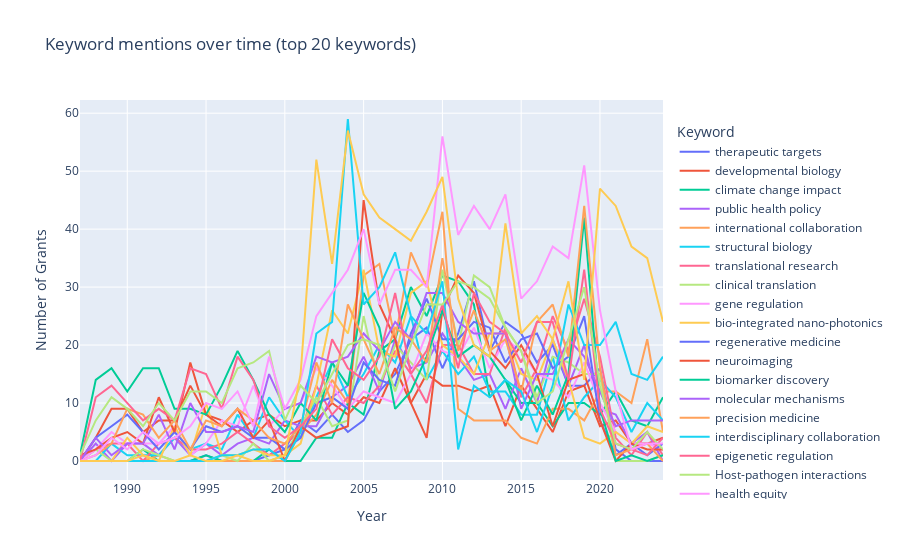

The cell this chart's notebook holds for it:
### Code cell
# pivot to wide format: rows = year, cols = keyword
df_pivot = df_kw_time.pivot(index='year', columns='term', values='count').fillna(0).sort_index()
present_terms = [t for t in selected_terms if t in df_pivot.columns]

# line plot (one line per keyword)
fig_kw_time = px.line(
    df_pivot.reset_index(),
    x='year',
    y=present_terms,
    labels={'value': 'Number of Grants', 'variable': 'Keyword', 'year': 'Year'},
    title=f'Keyword mentions over time (top {len(present_terms)} keywords)'
)
fig_kw_time.update_layout(legend=dict(orientation='v', yanchor='top', y=0.95, xanchor='left', x=1.02))
fig_kw_time.show()

### Figure 1 — Plotly figure (JSON) as saved in the notebook; plotly's stock layout.template omitted (floating-point values rounded to 4 significant figures)
{"data": [{"hovertemplate": "Keyword=therapeutic targets<br>Year=%{x}<br>Number of Grants=%{y}<extra></extra>", "legendgroup": "therapeutic targets", "line": {"color": "#636efa", "dash": "solid"}, "marker": {"symbol": "circle"}, "mode": "lines", "name": "therapeutic targets", "orientation": "v", "showlegend": true, "type": "scatter", "x": [1987, 1988, 1989, 1990, 1991, 1992, 1993, 1994, 1995, 1996, 1997, 1998, 1999, 2000, 2001, 2002, 2003, 2004, 2005, 2006, 2007, 2008, 2009, 2010, 2011, 2012, 2013, 2014, 2015, 2016, 2017, 2018, 2019, 2020, 2021, 2022, 2023, 2024], "xaxis": "x", "y": [0.0, 0.0, 0.0, 0.0, 0.0, 0.0, 0.0, 0.0, 1.0, 0.0, 0.0, 0.0, 1.0, 2.0, 7.0, 5.0, 8.0, 5.0, 7.0, 12.0, 15.0, 21.0, 23.0, 16.0, 22.0, 31.0, 19.0, 24.0, 22.0, 17.0, 20.0, 13.0, 13.0, 16.0, 2.0, 0.0, 0.0, 0.0], "yaxis": "y"}, {"hovertemplate": "Keyword=developmental biology<br>Year=%{x}<br>Number of Grants=%{y}<extra></extra>", "legendgroup": "developmental biology", "line": {"color": "#EF553B", "dash": "solid"}, "marker": {"symbol": "circle"}, "mode": "lines", "name": "developmental biology", "orientation": "v", "showlegend": true, "type": "scatter", "x": [1987, 1988, 1989, 1990, 1991, 1992, 1993, 1994, 1995, 1996, 1997, 1998, 1999, 2000, 2001, 2002, 2003, 2004, 2005, 2006, 2007, 2008, 2009, 2010, 2011, 2012, 2013, 2014, 2015, 2016, 2017, 2018, 2019, 2020, 2021, 2022, 2023, 2024], "xaxis": "x", "y": [0.0, 4.0, 9.0, 9.0, 5.0, 7.0, 7.0, 13.0, 8.0, 7.0, 5.0, 7.0, 8.0, 6.0, 7.0, 7.0, 10.0, 8.0, 11.0, 10.0, 16.0, 10.0, 15.0, 13.0, 13.0, 12.0, 13.0, 6.0, 13.0, 9.0, 5.0, 12.0, 13.0, 6.0, 7.0, 3.0, 3.0, 4.0], "yaxis": "y"}, {"hovertemplate": "Keyword=climate change impact<br>Year=%{x}<br>Number of Grants=%{y}<extra></extra>", "legendgroup": "climate change impact", "line": {"color": "#00cc96", "dash": "solid"}, "marker": {"symbol": "circle"}, "mode": "lines", "name": "climate change impact", "orientation": "v", "showlegend": true, "type": "scatter", "x": [1987, 1988, 1989, 1990, 1991, 1992, 1993, 1994, 1995, 1996, 1997, 1998, 1999, 2000, 2001, 2002, 2003, 2004, 2005, 2006, 2007, 2008, 2009, 2010, 2011, 2012, 2013, 2014, 2015, 2016, 2017, 2018, 2019, 2020, 2021, 2022, 2023, 2024], "xaxis": "x", "y": [0.0, 0.0, 0.0, 0.0, 2.0, 0.0, 0.0, 0.0, 1.0, 0.0, 0.0, 0.0, 2.0, 0.0, 0.0, 4.0, 4.0, 10.0, 8.0, 19.0, 21.0, 30.0, 25.0, 32.0, 31.0, 27.0, 11.0, 14.0, 10.0, 10.0, 6.0, 10.0, 10.0, 8.0, 12.0, 7.0, 6.0, 11.0], "yaxis": "y"}, {"hovertemplate": "Keyword=public health policy<br>Year=%{x}<br>Number of Grants=%{y}<extra></extra>", "legendgroup": "public health policy", "line": {"color": "#ab63fa", "dash": "solid"}, "marker": {"symbol": "circle"}, "mode": "lines", "name": "public health policy", "orientation": "v", "showlegend": true, "type": "scatter", "x": [1987, 1988, 1989, 1990, 1991, 1992, 1993, 1994, 1995, 1996, 1997, 1998, 1999, 2000, 2001, 2002, 2003, 2004, 2005, 2006, 2007, 2008, 2009, 2010, 2011, 2012, 2013, 2014, 2015, 2016, 2017, 2018, 2019, 2020, 2021, 2022, 2023, 2024], "xaxis": "x", "y": [0.0, 3.0, 0.0, 3.0, 3.0, 1.0, 4.0, 1.0, 3.0, 1.0, 3.0, 4.0, 3.0, 7.0, 6.0, 6.0, 11.0, 13.0, 18.0, 12.0, 21.0, 16.0, 17.0, 22.0, 18.0, 14.0, 15.0, 9.0, 16.0, 10.0, 21.0, 13.0, 20.0, 9.0, 8.0, 3.0, 5.0, 0.0], "yaxis": "y"}, {"hovertemplate": "Keyword=international collaboration<br>Year=%{x}<br>Number of Grants=%{y}<extra></extra>", "legendgroup": "international collaboration", "line": {"color": "#FFA15A", "dash": "solid"}, "marker": {"symbol": "circle"}, "mode": "lines", "name": "international collaboration", "orientation": "v", "showlegend": true, "type": "scatter", "x": [1987, 1988, 1989, 1990, 1991, 1992, 1993, 1994, 1995, 1996, 1997, 1998, 1999, 2000, 2001, 2002, 2003, 2004, 2005, 2006, 2007, 2008, 2009, 2010, 2011, 2012, 2013, 2014, 2015, 2016, 2017, 2018, 2019, 2020, 2021, 2022, 2023, 2024], "xaxis": "x", "y": [0.0, 0.0, 0.0, 0.0, 0.0, 1.0, 0.0, 0.0, 0.0, 0.0, 0.0, 0.0, 0.0, 0.0, 5.0, 8.0, 14.0, 10.0, 32.0, 34.0, 21.0, 36.0, 30.0, 43.0, 9.0, 7.0, 7.0, 7.0, 4.0, 3.0, 9.0, 9.0, 7.0, 12.0, 12.0, 10.0, 21.0, 5.0], "yaxis": "y"}, {"hovertemplate": "Keyword=structural biology<br>Year=%{x}<br>Number of Grants=%{y}<extra></extra>", "legendgroup": "structural biology", "line": {"color": "#19d3f3", "dash": "solid"}, "marker": {"symbol": "circle"}, "mode": "lines", "name": "structural biology", "orientation": "v", "showlegend": true, "type": "scatter", "x": [1987, 1988, 1989, 1990, 1991, 1992, 1993, 1994, 1995, 1996, 1997, 1998, 1999, 2000, 2001, 2002, 2003, 2004, 2005, 2006, 2007, 2008, 2009, 2010, 2011, 2012, 2013, 2014, 2015, 2016, 2017, 2018, 2019, 2020, 2021, 2022, 2023, 2024], "xaxis": "x", "y": [0.0, 0.0, 3.0, 1.0, 1.0, 1.0, 4.0, 2.0, 3.0, 2.0, 8.0, 4.0, 11.0, 7.0, 4.0, 11.0, 17.0, 11.0, 15.0, 20.0, 17.0, 25.0, 14.0, 19.0, 15.0, 18.0, 12.0, 12.0, 8.0, 8.0, 18.0, 7.0, 11.0, 14.0, 11.0, 5.0, 10.0, 7.0], "yaxis": "y"}, {"hovertemplate": "Keyword=translational research<br>Year=%{x}<br>Number of Grants=%{y}<extra></extra>", "legendgroup": "translational research", "line": {"color": "#FF6692", "dash": "solid"}, "marker": {"symbol": "circle"}, "mode": "lines", "name": "translational research", "orientation": "v", "showlegend": true, "type": "scatter", "x": [1987, 1988, 1989, 1990, 1991, 1992, 1993, 1994, 1995, 1996, 1997, 1998, 1999, 2000, 2001, 2002, 2003, 2004, 2005, 2006, 2007, 2008, 2009, 2010, 2011, 2012, 2013, 2014, 2015, 2016, 2017, 2018, 2019, 2020, 2021, 2022, 2023, 2024], "xaxis": "x", "y": [0.0, 2.0, 3.0, 3.0, 0.0, 3.0, 4.0, 2.0, 2.0, 3.0, 5.0, 3.0, 1.0, 3.0, 5.0, 13.0, 8.0, 11.0, 10.0, 13.0, 19.0, 15.0, 10.0, 20.0, 20.0, 15.0, 15.0, 23.0, 11.0, 16.0, 25.0, 19.0, 28.0, 18.0, 4.0, 1.0, 5.0, 1.0], "yaxis": "y"}, {"hovertemplate": "Keyword=clinical translation<br>Year=%{x}<br>Number of Grants=%{y}<extra></extra>", "legendgroup": "clinical translation", "line": {"color": "#B6E880", "dash": "solid"}, "marker": {"symbol": "circle"}, "mode": "lines", "name": "clinical translation", "orientation": "v", "showlegend": true, "type": "scatter", "x": [1987, 1988, 1989, 1990, 1991, 1992, 1993, 1994, 1995, 1996, 1997, 1998, 1999, 2000, 2001, 2002, 2003, 2004, 2005, 2006, 2007, 2008, 2009, 2010, 2011, 2012, 2013, 2014, 2015, 2016, 2017, 2018, 2019, 2020, 2021, 2022, 2023, 2024], "xaxis": "x", "y": [0.0, 2.0, 0.0, 0.0, 2.0, 1.0, 0.0, 0.0, 0.0, 1.0, 0.0, 3.0, 0.0, 1.0, 6.0, 11.0, 6.0, 7.0, 25.0, 13.0, 20.0, 17.0, 14.0, 33.0, 20.0, 32.0, 30.0, 23.0, 19.0, 11.0, 18.0, 17.0, 15.0, 15.0, 0.0, 0.0, 0.0, 1.0], "yaxis": "y"}, {"hovertemplate": "Keyword=gene regulation<br>Year=%{x}<br>Number of Grants=%{y}<extra></extra>", "legendgroup": "gene regulation", "line": {"color": "#FF97FF", "dash": "solid"}, "marker": {"symbol": "circle"}, "mode": "lines", "name": "gene regulation", "orientation": "v", "showlegend": true, "type": "scatter", "x": [1987, 1988, 1989, 1990, 1991, 1992, 1993, 1994, 1995, 1996, 1997, 1998, 1999, 2000, 2001, 2002, 2003, 2004, 2005, 2006, 2007, 2008, 2009, 2010, 2011, 2012, 2013, 2014, 2015, 2016, 2017, 2018, 2019, 2020, 2021, 2022, 2023, 2024], "xaxis": "x", "y": [0.0, 2.0, 5.0, 3.0, 3.0, 3.0, 6.0, 1.0, 3.0, 7.0, 6.0, 13.0, 6.0, 9.0, 10.0, 16.0, 13.0, 9.0, 12.0, 11.0, 10.0, 15.0, 22.0, 19.0, 18.0, 23.0, 16.0, 21.0, 19.0, 15.0, 14.0, 11.0, 17.0, 10.0, 5.0, 3.0, 3.0, 2.0], "yaxis": "y"}, {"hovertemplate": "Keyword=bio-integrated nano-photonics<br>Year=%{x}<br>Number of Grants=%{y}<extra></extra>", "legendgroup": "bio-integrated nano-photonics", "line": {"color": "#FECB52", "dash": "solid"}, "marker": {"symbol": "circle"}, "mode": "lines", "name": "bio-integrated nano-photonics", "orientation": "v", "showlegend": true, "type": "scatter", "x": [1987, 1988, 1989, 1990, 1991, 1992, 1993, 1994, 1995, 1996, 1997, 1998, 1999, 2000, 2001, 2002, 2003, 2004, 2005, 2006, 2007, 2008, 2009, 2010, 2011, 2012, 2013, 2014, 2015, 2016, 2017, 2018, 2019, 2020, 2021, 2022, 2023, 2024], "xaxis": "x", "y": [0.0, 0.0, 0.0, 4.0, 1.0, 0.0, 6.0, 1.0, 10.0, 1.0, 1.0, 2.0, 1.0, 1.0, 3.0, 13.0, 26.0, 22.0, 33.0, 19.0, 18.0, 29.0, 31.0, 20.0, 18.0, 15.0, 22.0, 22.0, 15.0, 14.0, 21.0, 14.0, 4.0, 3.0, 5.0, 3.0, 6.0, 5.0], "yaxis": "y"}, {"hovertemplate": "Keyword=regenerative medicine<br>Year=%{x}<br>Number of Grants=%{y}<extra></extra>", "legendgroup": "regenerative medicine", "line": {"color": "#636efa", "dash": "solid"}, "marker": {"symbol": "circle"}, "mode": "lines", "name": "regenerative medicine", "orientation": "v", "showlegend": true, "type": "scatter", "x": [1987, 1988, 1989, 1990, 1991, 1992, 1993, 1994, 1995, 1996, 1997, 1998, 1999, 2000, 2001, 2002, 2003, 2004, 2005, 2006, 2007, 2008, 2009, 2010, 2011, 2012, 2013, 2014, 2015, 2016, 2017, 2018, 2019, 2020, 2021, 2022, 2023, 2024], "xaxis": "x", "y": [0.0, 4.0, 6.0, 8.0, 5.0, 2.0, 5.0, 2.0, 6.0, 5.0, 6.0, 4.0, 4.0, 2.0, 4.0, 10.0, 11.0, 9.0, 17.0, 14.0, 13.0, 22.0, 28.0, 21.0, 21.0, 24.0, 23.0, 17.0, 21.0, 22.0, 16.0, 18.0, 25.0, 7.0, 1.0, 3.0, 1.0, 3.0], "yaxis": "y"}, {"hovertemplate": "Keyword=neuroimaging<br>Year=%{x}<br>Number of Grants=%{y}<extra></extra>", "legendgroup": "neuroimaging", "line": {"color": "#EF553B", "dash": "solid"}, "marker": {"symbol": "circle"}, "mode": "lines", "name": "neuroimaging", "orientation": "v", "showlegend": true, "type": "scatter", "x": [1987, 1988, 1989, 1990, 1991, 1992, 1993, 1994, 1995, 1996, 1997, 1998, 1999, 2000, 2001, 2002, 2003, 2004, 2005, 2006, 2007, 2008, 2009, 2010, 2011, 2012, 2013, 2014, 2015, 2016, 2017, 2018, 2019, 2020, 2021, 2022, 2023, 2024], "xaxis": "x", "y": [1.0, 2.0, 4.0, 5.0, 3.0, 11.0, 5.0, 17.0, 8.0, 6.0, 9.0, 4.0, 7.0, 0.0, 6.0, 4.0, 5.0, 6.0, 45.0, 27.0, 21.0, 10.0, 4.0, 26.0, 32.0, 29.0, 19.0, 16.0, 20.0, 15.0, 6.0, 14.0, 15.0, 7.0, 0.0, 3.0, 2.0, 2.0], "yaxis": "y"}, {"hovertemplate": "Keyword=biomarker discovery<br>Year=%{x}<br>Number of Grants=%{y}<extra></extra>", "legendgroup": "biomarker discovery", "line": {"color": "#00cc96", "dash": "solid"}, "marker": {"symbol": "circle"}, "mode": "lines", "name": "biomarker discovery", "orientation": "v", "showlegend": true, "type": "scatter", "x": [1987, 1988, 1989, 1990, 1991, 1992, 1993, 1994, 1995, 1996, 1997, 1998, 1999, 2000, 2001, 2002, 2003, 2004, 2005, 2006, 2007, 2008, 2009, 2010, 2011, 2012, 2013, 2014, 2015, 2016, 2017, 2018, 2019, 2020, 2021, 2022, 2023, 2024], "xaxis": "x", "y": [1.0, 14.0, 16.0, 12.0, 16.0, 16.0, 9.0, 9.0, 8.0, 13.0, 19.0, 14.0, 8.0, 5.0, 10.0, 7.0, 17.0, 13.0, 29.0, 23.0, 9.0, 12.0, 18.0, 26.0, 18.0, 20.0, 18.0, 14.0, 7.0, 13.0, 8.0, 15.0, 42.0, 9.0, 0.0, 1.0, 0.0, 1.0], "yaxis": "y"}, {"hovertemplate": "Keyword=molecular mechanisms<br>Year=%{x}<br>Number of Grants=%{y}<extra></extra>", "legendgroup": "molecular mechanisms", "line": {"color": "#ab63fa", "dash": "solid"}, "marker": {"symbol": "circle"}, "mode": "lines", "name": "molecular mechanisms", "orientation": "v", "showlegend": true, "type": "scatter", "x": [1987, 1988, 1989, 1990, 1991, 1992, 1993, 1994, 1995, 1996, 1997, 1998, 1999, 2000, 2001, 2002, 2003, 2004, 2005, 2006, 2007, 2008, 2009, 2010, 2011, 2012, 2013, 2014, 2015, 2016, 2017, 2018, 2019, 2020, 2021, 2022, 2023, 2024], "xaxis": "x", "y": [0.0, 4.0, 1.0, 3.0, 3.0, 8.0, 2.0, 10.0, 5.0, 5.0, 6.0, 5.0, 15.0, 9.0, 10.0, 18.0, 17.0, 18.0, 22.0, 19.0, 24.0, 21.0, 29.0, 29.0, 24.0, 22.0, 22.0, 22.0, 9.0, 15.0, 15.0, 21.0, 18.0, 12.0, 6.0, 7.0, 7.0, 7.0], "yaxis": "y"}, {"hovertemplate": "Keyword=precision medicine<br>Year=%{x}<br>Number of Grants=%{y}<extra></extra>", "legendgroup": "precision medicine", "line": {"color": "#FFA15A", "dash": "solid"}, "marker": {"symbol": "circle"}, "mode": "lines", "name": "precision medicine", "orientation": "v", "showlegend": true, "type": "scatter", "x": [1987, 1988, 1989, 1990, 1991, 1992, 1993, 1994, 1995, 1996, 1997, 1998, 1999, 2000, 2001, 2002, 2003, 2004, 2005, 2006, 2007, 2008, 2009, 2010, 2011, 2012, 2013, 2014, 2015, 2016, 2017, 2018, 2019, 2020, 2021, 2022, 2023, 2024], "xaxis": "x", "y": [0.0, 1.0, 3.0, 9.0, 8.0, 4.0, 7.0, 2.0, 7.0, 6.0, 9.0, 7.0, 4.0, 3.0, 6.0, 17.0, 10.0, 27.0, 21.0, 15.0, 23.0, 21.0, 17.0, 35.0, 19.0, 26.0, 19.0, 21.0, 12.0, 24.0, 27.0, 18.0, 44.0, 16.0, 1.0, 2.0, 3.0, 0.0], "yaxis": "y"}, {"hovertemplate": "Keyword=interdisciplinary collaboration<br>Year=%{x}<br>Number of Grants=%{y}<extra></extra>", "legendgroup": "interdisciplinary collaboration", "line": {"color": "#19d3f3", "dash": "solid"}, "marker": {"symbol": "circle"}, "mode": "lines", "name": "interdisciplinary collaboration", "orientation": "v", "showlegend": true, "type": "scatter", "x": [1987, 1988, 1989, 1990, 1991, 1992, 1993, 1994, 1995, 1996, 1997, 1998, 1999, 2000, 2001, 2002, 2003, 2004, 2005, 2006, 2007, 2008, 2009, 2010, 2011, 2012, 2013, 2014, 2015, 2016, 2017, 2018, 2019, 2020, 2021, 2022, 2023, 2024], "xaxis": "x", "y": [0.0, 0.0, 0.0, 0.0, 0.0, 0.0, 0.0, 0.0, 0.0, 1.0, 1.0, 2.0, 2.0, 0.0, 5.0, 22.0, 24.0, 59.0, 27.0, 30.0, 36.0, 25.0, 22.0, 31.0, 2.0, 13.0, 11.0, 14.0, 12.0, 5.0, 13.0, 27.0, 20.0, 20.0, 24.0, 15.0, 14.0, 18.0], "yaxis": "y"}, {"hovertemplate": "Keyword=epigenetic regulation<br>Year=%{x}<br>Number of Grants=%{y}<extra></extra>", "legendgroup": "epigenetic regulation", "line": {"color": "#FF6692", "dash": "solid"}, "marker": {"symbol": "circle"}, "mode": "lines", "name": "epigenetic regulation", "orientation": "v", "showlegend": true, "type": "scatter", "x": [1987, 1988, 1989, 1990, 1991, 1992, 1993, 1994, 1995, 1996, 1997, 1998, 1999, 2000, 2001, 2002, 2003, 2004, 2005, 2006, 2007, 2008, 2009, 2010, 2011, 2012, 2013, 2014, 2015, 2016, 2017, 2018, 2019, 2020, 2021, 2022, 2023, 2024], "xaxis": "x", "y": [0.0, 11.0, 13.0, 10.0, 7.0, 9.0, 7.0, 16.0, 15.0, 9.0, 18.0, 14.0, 6.0, 4.0, 6.0, 9.0, 21.0, 16.0, 14.0, 18.0, 29.0, 15.0, 19.0, 27.0, 16.0, 29.0, 24.0, 22.0, 17.0, 24.0, 24.0, 14.0, 33.0, 9.0, 3.0, 2.0, 1.0, 4.0], "yaxis": "y"}, {"hovertemplate": "Keyword=Host-pathogen interactions<br>Year=%{x}<br>Number of Grants=%{y}<extra></extra>", "legendgroup": "Host-pathogen interactions", "line": {"color": "#B6E880", "dash": "solid"}, "marker": {"symbol": "circle"}, "mode": "lines", "name": "Host-pathogen interactions", "orientation": "v", "showlegend": true, "type": "scatter", "x": [1987, 1988, 1989, 1990, 1991, 1992, 1993, 1994, 1995, 1996, 1997, 1998, 1999, 2000, 2001, 2002, 2003, 2004, 2005, 2006, 2007, 2008, 2009, 2010, 2011, 2012, 2013, 2014, 2015, 2016, 2017, 2018, 2019, 2020, 2021, 2022, 2023, 2024], "xaxis": "x", "y": [1.0, 7.0, 11.0, 9.0, 6.0, 10.0, 7.0, 12.0, 12.0, 10.0, 16.0, 17.0, 19.0, 7.0, 13.0, 10.0, 15.0, 20.0, 21.0, 20.0, 12.0, 20.0, 27.0, 27.0, 31.0, 30.0, 28.0, 23.0, 19.0, 10.0, 12.0, 21.0, 30.0, 13.0, 3.0, 2.0, 5.0, 2.0], "yaxis": "y"}, {"hovertemplate": "Keyword=health equity<br>Year=%{x}<br>Number of Grants=%{y}<extra></extra>", "legendgroup": "health equity", "line": {"color": "#FF97FF", "dash": "solid"}, "marker": {"symbol": "circle"}, "mode": "lines", "name": "health equity", "orientation": "v", "showlegend": true, "type": "scatter", "x": [1987, 1988, 1989, 1990, 1991, 1992, 1993, 1994, 1995, 1996, 1997, 1998, 1999, 2000, 2001, 2002, 2003, 2004, 2005, 2006, 2007, 2008, 2009, 2010, 2011, 2012, 2013, 2014, 2015, 2016, 2017, 2018, 2019, 2020, 2021, 2022, 2023, 2024], "xaxis": "x", "y": [0.0, 1.0, 4.0, 2.0, 5.0, 3.0, 4.0, 6.0, 10.0, 9.0, 12.0, 6.0, 18.0, 9.0, 14.0, 25.0, 29.0, 33.0, 40.0, 27.0, 33.0, 33.0, 30.0, 56.0, 39.0, 44.0, 40.0, 46.0, 28.0, 31.0, 37.0, 35.0, 51.0, 26.0, 12.0, 2.0, 3.0, 3.0], "yaxis": "y"}, {"hovertemplate": "Keyword=interdisciplinary research<br>Year=%{x}<br>Number of Grants=%{y}<extra></extra>", "legendgroup": "interdisciplinary research", "line": {"color": "#FECB52", "dash": "solid"}, "marker": {"symbol": "circle"}, "mode": "lines", "name": "interdisciplinary research", "orientation": "v", "showlegend": true, "type": "scatter", "x": [1987, 1988, 1989, 1990, 1991, 1992, 1993, 1994, 1995, 1996, 1997, 1998, 1999, 2000, 2001, 2002, 2003, 2004, 2005, 2006, 2007, 2008, 2009, 2010, 2011, 2012, 2013, 2014, 2015, 2016, 2017, 2018, 2019, 2020, 2021, 2022, 2023, 2024], "xaxis": "x", "y": [0.0, 0.0, 0.0, 0.0, 1.0, 0.0, 0.0, 1.0, 0.0, 0.0, 1.0, 0.0, 0.0, 1.0, 15.0, 52.0, 34.0, 57.0, 46.0, 42.0, 40.0, 38.0, 43.0, 49.0, 28.0, 20.0, 18.0, 41.0, 22.0, 25.0, 21.0, 31.0, 14.0, 47.0, 44.0, 37.0, 35.0, 24.0], "yaxis": "y"}], "layout": {"legend": {"orientation": "v", "title": {"text": "Keyword"}, "tracegroupgap": 0, "x": 1.02, "xanchor": "left", "y": 0.95, "yanchor": "top"}, "title": {"text": "Keyword mentions over time (top 20 keywords)"}, "xaxis": {"anchor": "y", "domain": [0, 1], "title": {"text": "Year"}}, "yaxis": {"anchor": "x", "domain": [0, 1], "title": {"text": "Number of Grants"}}}}
